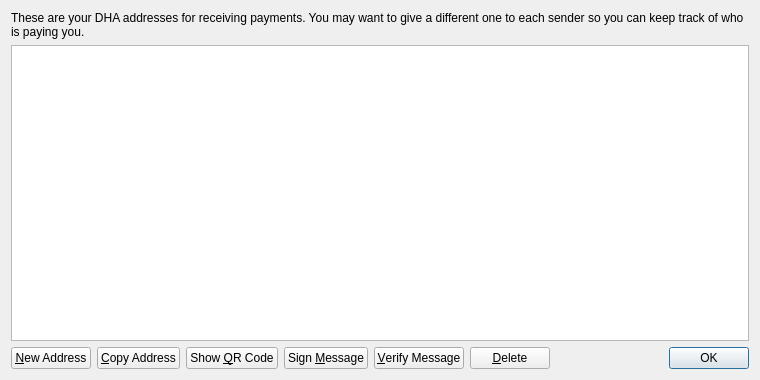
<?xml version="1.0" encoding="UTF-8"?>
<ui version="4.0">
 <class>AddressBookPage</class>
 <widget class="QWidget" name="AddressBookPage">
  <property name="geometry">
   <rect>
    <x>0</x>
    <y>0</y>
    <width>760</width>
    <height>380</height>
   </rect>
  </property>
  <property name="windowTitle">
   <string>Address Book</string>
  </property>
  <layout class="QVBoxLayout" name="verticalLayout">
   <item>
    <widget class="QLabel" name="labelExplanation">
     <property name="text">
      <string>These are your DHA addresses for receiving payments. You may want to give a different one to each sender so you can keep track of who is paying you.</string>
     </property>
     <property name="textFormat">
      <enum>Qt::PlainText</enum>
     </property>
     <property name="wordWrap">
      <bool>true</bool>
     </property>
    </widget>
   </item>
   <item>
    <widget class="QTableView" name="tableView">
     <property name="contextMenuPolicy">
      <enum>Qt::CustomContextMenu</enum>
     </property>
     <property name="toolTip">
      <string>Double-click to edit address or label</string>
     </property>
     <property name="tabKeyNavigation">
      <bool>false</bool>
     </property>
     <property name="alternatingRowColors">
      <bool>true</bool>
     </property>
     <property name="selectionMode">
      <enum>QAbstractItemView::SingleSelection</enum>
     </property>
     <property name="selectionBehavior">
      <enum>QAbstractItemView::SelectRows</enum>
     </property>
     <property name="sortingEnabled">
      <bool>true</bool>
     </property>
     <attribute name="verticalHeaderVisible">
      <bool>false</bool>
     </attribute>
    </widget>
   </item>
   <item>
    <layout class="QHBoxLayout" name="horizontalLayout">
     <item>
      <widget class="QPushButton" name="newAddressButton">
       <property name="toolTip">
        <string>Create a new address</string>
       </property>
       <property name="text">
        <string>&amp;New Address</string>
       </property>
       <property name="icon">
        <iconset resource="../bitcoin.qrc">
         <normaloff>:/icons/add</normaloff>:/icons/add</iconset>
       </property>
      </widget>
     </item>
     <item>
      <widget class="QPushButton" name="copyToClipboard">
       <property name="toolTip">
        <string>Copy the currently selected address to the system clipboard</string>
       </property>
       <property name="text">
        <string>&amp;Copy Address</string>
       </property>
       <property name="icon">
        <iconset resource="../bitcoin.qrc">
         <normaloff>:/icons/editcopy</normaloff>:/icons/editcopy</iconset>
       </property>
      </widget>
     </item>
     <item>
      <widget class="QPushButton" name="showQRCode">
       <property name="text">
        <string>Show &amp;QR Code</string>
       </property>
       <property name="icon">
        <iconset resource="../bitcoin.qrc">
         <normaloff>:/icons/qrcode</normaloff>:/icons/qrcode</iconset>
       </property>
      </widget>
     </item>
     <item>
      <widget class="QPushButton" name="signMessage">
       <property name="toolTip">
        <string>Sign a message to prove you own a DHA address</string>
       </property>
       <property name="text">
        <string>Sign &amp;Message</string>
       </property>
       <property name="icon">
        <iconset resource="../bitcoin.qrc">
         <normaloff>:/icons/edit</normaloff>:/icons/edit</iconset>
       </property>
      </widget>
     </item>
     <item>
      <widget class="QPushButton" name="verifyMessage">
       <property name="toolTip">
        <string>Verify a message to ensure it was signed with a specified DHA address</string>
       </property>
       <property name="text">
        <string>&amp;Verify Message</string>
       </property>
       <property name="icon">
        <iconset resource="../bitcoin.qrc">
         <normaloff>:/icons/transaction_0</normaloff>:/icons/transaction_0</iconset>
       </property>
      </widget>
     </item>
     <item>
      <widget class="QPushButton" name="deleteButton">
       <property name="toolTip">
        <string>Delete the currently selected address from the list</string>
       </property>
       <property name="text">
        <string>&amp;Delete</string>
       </property>
       <property name="icon">
        <iconset resource="../bitcoin.qrc">
         <normaloff>:/icons/remove</normaloff>:/icons/remove</iconset>
       </property>
      </widget>
     </item>
     <item>
      <spacer name="horizontalSpacer">
       <property name="orientation">
        <enum>Qt::Horizontal</enum>
       </property>
       <property name="sizeHint" stdset="0">
        <size>
         <width>40</width>
         <height>20</height>
        </size>
       </property>
      </spacer>
     </item>
     <item>
      <widget class="QDialogButtonBox" name="buttonBox">
       <property name="sizePolicy">
        <sizepolicy hsizetype="Maximum" vsizetype="Fixed">
         <horstretch>0</horstretch>
         <verstretch>0</verstretch>
        </sizepolicy>
       </property>
       <property name="standardButtons">
        <set>QDialogButtonBox::Ok</set>
       </property>
      </widget>
     </item>
    </layout>
   </item>
  </layout>
 </widget>
 <resources>
  <include location="../bitcoin.qrc"/>
 </resources>
 <connections/>
</ui>
